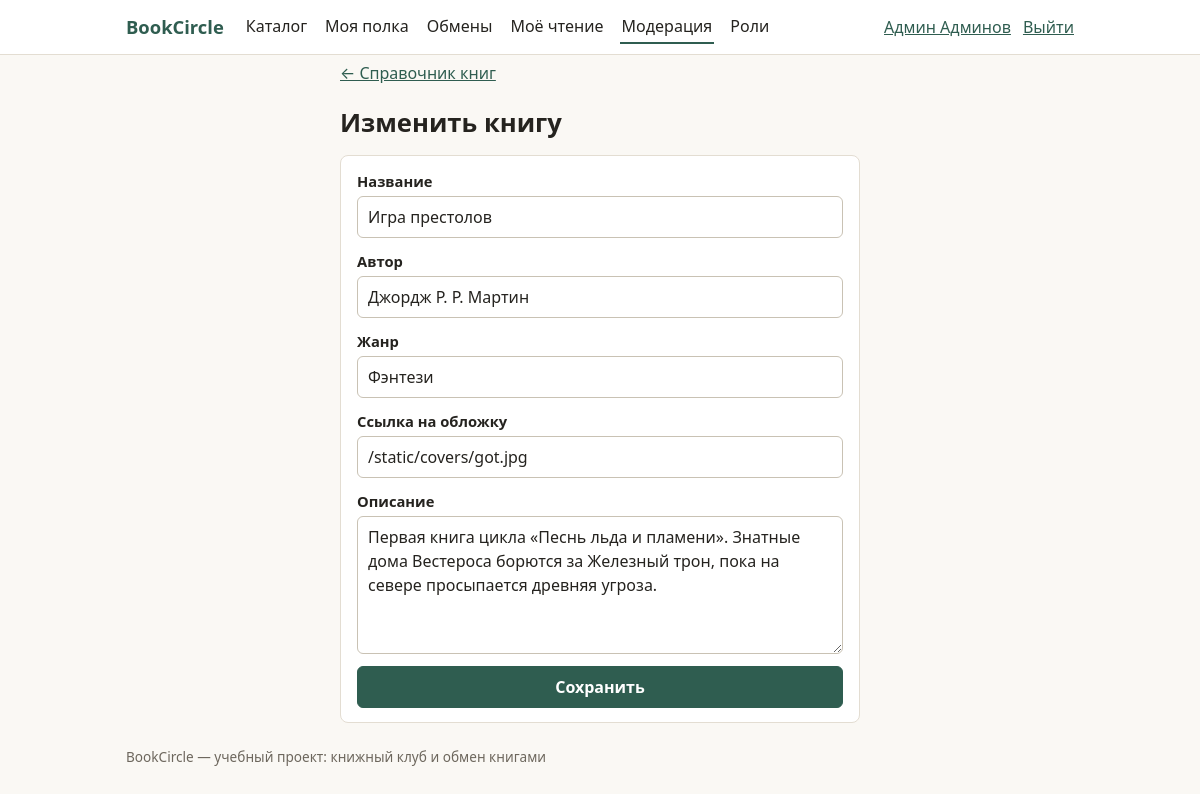
Page /moderation/books/16/edit (signed in) on the committed database.
### tables this page shows
CREATE TABLE users (
    id            INTEGER PRIMARY KEY AUTOINCREMENT,
    email         TEXT NOT NULL UNIQUE,
    display_name  TEXT NOT NULL,
    password_hash TEXT NOT NULL,
    role          TEXT NOT NULL DEFAULT 'user' CHECK (role IN ('user', 'moderator', 'admin')),
    created_at    TEXT NOT NULL
);

CREATE TABLE books (
    id          INTEGER PRIMARY KEY AUTOINCREMENT,
    title       TEXT NOT NULL,
    author      TEXT NOT NULL,
    genre       TEXT NOT NULL,
    description TEXT NOT NULL DEFAULT '',
    cover_url   TEXT,
    title_key   TEXT NOT NULL,            -- название в нижнем регистре (сортировка)
    search_key  TEXT NOT NULL UNIQUE,     -- «название автор» в нижнем регистре (поиск + защита от дублей)
    created_at  TEXT NOT NULL
);

### app/routes/admin.py (the view)
@router.get("/moderation/books/{book_id}/edit")
async def mod_edit_form(book_id: int, request: Request, user=Depends(require_moderator), conn=Depends(get_conn)):
    book = books.get_book(conn, book_id)
    return render(request, "mod_book_form.html", {"user": user, "tab": "books", "book": book,
                                                  "values": book, "errors": {}})

### app/templates/mod_book_form.html (shortened to what this page needs)
{% extends "base.html" %}
{% from "_macros.html" import field, textarea with context %}
{% block content %}
<section class="narrow">
  <p><a href="/moderation/books">← Справочник книг</a></p>
  <h1>Изменить книгу</h1>
  <form method="post" action="/moderation/books/{{ book.id }}" class="card form" novalidate>
    {{ field("title", "Название", values, errors, "text", true) }}
    {{ field("author", "Автор", values, errors, "text", true) }}
    {{ field("genre", "Жанр", values, errors, "text", true) }}
    {{ field("cover_url", "Ссылка на обложку", values, errors, "text") }}
    {{ textarea("description", "Описание", values, errors, 5) }}
    <button class="btn primary" type="submit">Сохранить</button>
  </form>
</section>
{% endblock %}

### app/templates/base.html (shortened to what this page needs)
<!doctype html>
<html lang="ru">
<head>
  <link rel="stylesheet" href="/static/style.css">
</head>
<body>
<header class="site-header">
  <div class="wrap bar">
    <a class="brand" href="/books">BookCircle</a>
    {% if user %}
    <nav class="nav" aria-label="Основное меню">
      <a href="/books" {% if current_path.startswith('/books') %}class="active"{% endif %}>Каталог</a>
      <a href="/shelf" {% if current_path.startswith('/shelf') or current_path.startswith('/copies') %}class="active"{% endif %}>Моя полка</a>
      <a href="/loans" {% if current_path.startswith('/loans') %}class="active"{% endif %}>Обмены</a>
      <a href="/reading" {% if current_path.startswith('/reading') %}class="active"{% endif %}>Моё чтение</a>
      {% if user.role in ('moderator', 'admin') %}
      <a href="/moderation" {% if current_path.startswith('/moderation') %}class="active"{% endif %}>Модерация</a>
      {% endif %}
      {% if user.role == 'admin' %}
      <a href="/admin/users" {% if current_path.startswith('/admin') %}class="active"{% endif %}>Роли</a>
      {% endif %}
    </nav>
    <div class="account">
      <a href="/profile">{{ user.display_name }}</a>
      <form method="post" action="/logout"><button class="link-btn" type="submit">Выйти</button></form>
    </div>
    {% endif %}
  </div>
</header>
<main class="wrap">
  {% block content %}{% endblock %}
</main>
<footer class="wrap footer muted">BookCircle — учебный проект: книжный клуб и обмен книгами</footer>
</body>
</html>

### app/templates/_macros.html (shortened to what this page needs)
{% macro field(name, label, values, errors, type="text", required=false, hint="") %}
<div class="field{% if errors.get(name) %} has-error{% endif %}">
  <label for="f-{{ name }}">{{ label }}</label>
  <input id="f-{{ name }}" name="{{ name }}" type="{{ type }}"
         {% if type != "password" %}value="{{ values.get(name) or '' }}"{% endif %}
         {% if required %}required{% endif %}
         {% if errors.get(name) %}aria-invalid="true" aria-describedby="e-{{ name }}"{% endif %}>
</div>
{% endmacro %}
{% macro textarea(name, label, values, errors, rows=4) %}
<div class="field{% if errors.get(name) %} has-error{% endif %}">
  <label for="f-{{ name }}">{{ label }}</label>
  <textarea id="f-{{ name }}" name="{{ name }}" rows="{{ rows }}"
            {% if errors.get(name) %}aria-invalid="true" aria-describedby="e-{{ name }}"{% endif %}>{{ values.get(name) or '' }}</textarea>
</div>
{% endmacro %}

### app/static/style.css (style rules this page uses)
:root { --bg: #faf8f4; --surface: #fff; --text: #25231f; --muted: #6d675d; --line: #e3ddd2; --accent: #2f5d50; --accent-ink: #fff; --ok: #2f6b3f; --ok-bg: #e5f1e7; --warn: #8a5a00; --warn-bg: #fbf0d6; --bad: #9b2c2c; --bad-bg: #f8e2e2; --radius: 8px; }
* { box-sizing: border-box; }
html { -webkit-text-size-adjust: 100%; }
body { margin: 0; background: var(--bg); color: var(--text); line-height: 1.5; font: 16px/1.5 system-ui, -apple-system, "Segoe UI", Roboto, "Helvetica Neue", Arial, sans-serif; }
a { color: var(--accent); }
h1 { font-size: 1.6rem; margin: 1.2rem 0 .8rem; }
p { margin: .35rem 0; }
.wrap { max-width: 980px; margin: 0 auto; padding: 0 16px; }
.narrow { max-width: 520px; margin: 0 auto; }
.muted { color: var(--muted); }
.footer { padding: 24px 16px; font-size: .85rem; }
.site-header { background: var(--surface); border-bottom: 1px solid var(--line); }
.bar { display: flex; flex-wrap: wrap; align-items: center; gap: 8px 20px; padding-top: 10px; padding-bottom: 10px; }
.brand { font-weight: 700; font-size: 1.15rem; text-decoration: none; color: var(--accent); }
.nav { display: flex; flex-wrap: wrap; gap: 4px 14px; flex: 1 1 auto; }
.nav a { text-decoration: none; color: var(--text); padding: 4px 2px; border-bottom: 2px solid transparent; }
.nav a.active, .nav a:hover { border-bottom-color: var(--accent); }
.account { display: flex; align-items: center; gap: 12px; flex-wrap: wrap; }
.account form { margin: 0; }
.link-btn { background: none; border: 0; padding: 0; color: var(--accent); cursor: pointer; font: inherit; text-decoration: underline; }
.card { background: var(--surface); border: 1px solid var(--line); border-radius: var(--radius); padding: 14px 16px; }
.form { display: grid; gap: 12px; }
.field { display: grid; gap: 4px; }
.field label { font-weight: 600; font-size: .92rem; }
input, select, textarea { width: 100%; font: inherit; padding: 8px 10px; border: 1px solid #c9c2b4; border-radius: 6px; background: #fff; color: var(--text); }
.btn { display: inline-block; font: inherit; font-weight: 600; padding: 8px 14px; border-radius: 6px; border: 1px solid #c9c2b4; background: #fff; color: var(--text); text-decoration: none; cursor: pointer; text-align: center; }
.btn.primary { background: var(--accent); border-color: var(--accent); color: var(--accent-ink); }

### rows in the picture
users: display_name "Админ Админов"
books: title "Игра престолов", author "Джордж Р. Р. Мартин", genre "Фэнтези", cover_url "/static/covers/got.jpg", description "Первая книга цикла «Песнь льда и пламени». Знатные дома Вестероса борются за Железный трон, пока на севере просыпается древняя угроза."

### other values in the picture
{{ label }} "Название Автор Жанр Ссылка на обложку"
{{ label }} "Описание"
